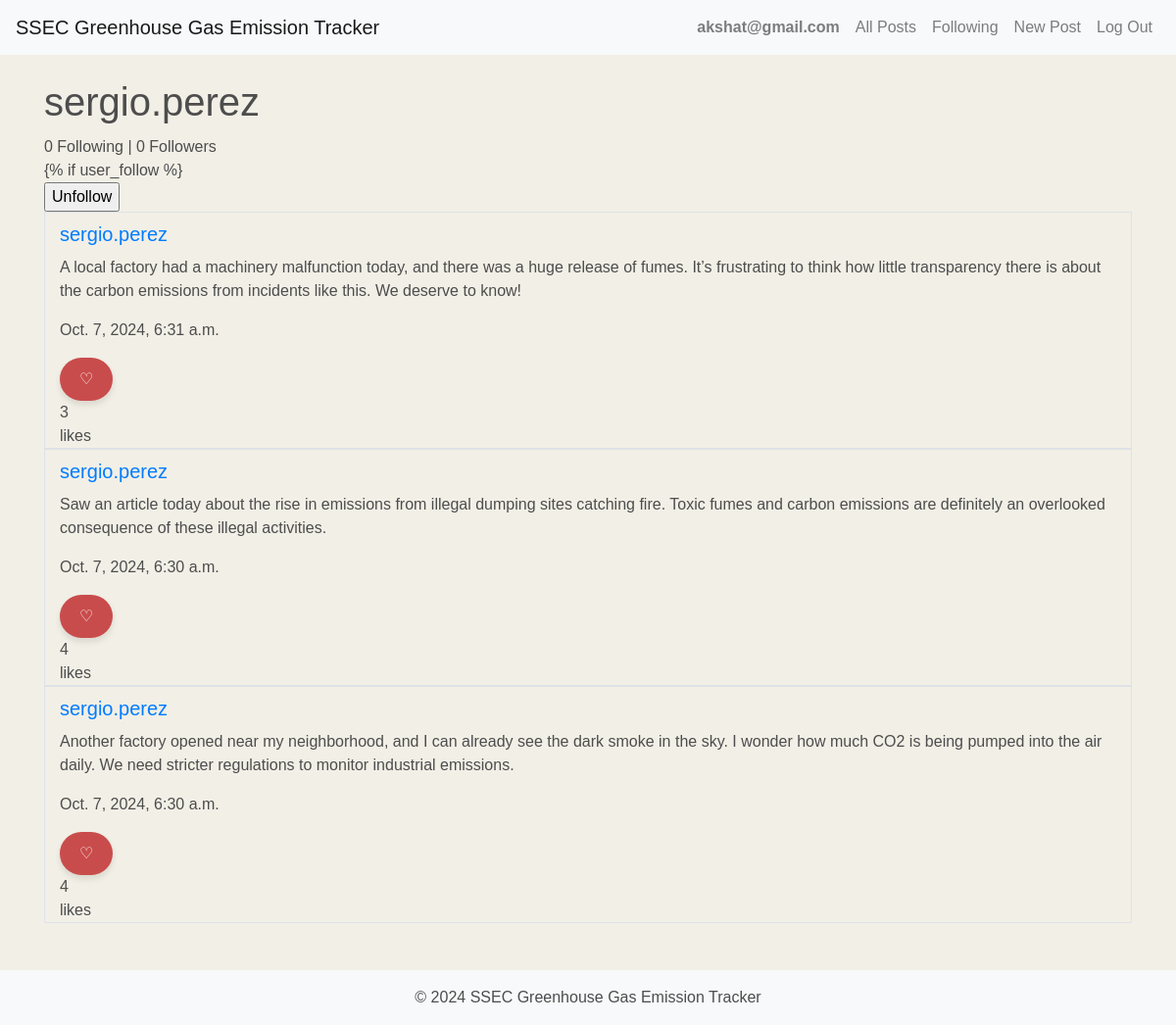
Screenshot of /profile/8 (signed in) with the database file from the repository.
### network/models.py (models this page shows, shortened)
class User(AbstractUser):
    COUNTRIES = [
        ('USA', 'United States'),
        ('CA', 'Canada'),
        ('GB', 'United Kingdom'),
        ('DE', 'Germany'),
        ('FR', 'France'),
        ('IT', 'Italy'),
        ('ES', 'Spain'),
        ('MX', 'Mexico'),
        ('IN', 'India'),
        ('CN', 'China'),
        ('JP', 'Japan'),
        ('BR', 'Brazil'),
        ('AU', 'Australia'),
        ('RU', 'Russia'),
    ]
    country = models.CharField(max_length=3, choices=COUNTRIES, default='USA')

class Post(models.Model):
    user = models.ForeignKey(User, on_delete=models.CASCADE, related_name="user_id")
    likes = models.IntegerField(default=0)
    text = models.CharField(max_length=500)
    timestamp = models.DateTimeField(null=True, auto_now_add=True)

### network/views.py (the view)
# urls.py: path("profile/<int:profile_id>", views.profile, name="profile"),
def profile(request, profile_id):
    profile_info = User.objects.get(pk=profile_id)
    post_info = Post.objects.filter(user=profile_info).order_by("-timestamp")
    p = Paginator(post_info, 10)
    page_number = request.GET.get('page')
    page_obj = p.get_page(page_number)
    follows = len(Follows.objects.filter(following=profile_info))
    followed = Follows.objects.filter(followed=profile_info)
    allikes = Like.objects.all()
    post_liked = []
    try:
        for like in allikes:
            if like.user.id == request.user.id:
                post_liked.append(like.post.id)
    except:
        post_liked = []
    check_follow = followed.filter(following=User.objects.get(pk=request.user.id))
    if len(check_follow) != 0:
        user_follow = True
    else:
        user_follow = False
    return render(request, "network/profile.html", {"profile": profile_info, "posts": page_obj,
                                                    "following": follows, "followed": followed,
                                                    "user_follow": user_follow, "likes":post_liked})

### network/templates/network/profile.html (shortened to what this page needs)
{% extends "network/layout.html" %} {% block body %}
<h1>{{ profile.username }}</h1>
<div>{{ following }} Following | {{ followed|length }} Followers</div>
{% if user.is_authenticated %} {% if request.user != profile %} {% if
user_follow %}
<form action="{% url 'unfollow' %}" method="post">
  <input type="submit" value="Unfollow" />
</form>
{% else %}
<form action="{% url 'follow' %}" method="post">
  {% csrf_token %}
  <input name="followed" type="hidden" value="{{ profile.id }}" />
  <input type="submit" value="Follow" />
</form>
{% endif %} {% endif %} {% for post in posts %}
<div class="border container">
  <h5>
    <a href="{% url 'profile' post.user.id %}">{{ post.user.username }}</a>
  </h5>
  <p id="text_{{ post.id }}">{{ post.text }}</p>
  <p>{{ post.timestamp }}</p>
  {% if request.user == post.user %}
  <button
    type="button"
    class="btn btn-primary"
    data-bs-toggle="modal"
    data-bs-target="#edit_post_{{ post.id }}"
  >
    Edit
  </button>
  <div
    class="modal fade"
    id="edit_post_{{ post.id }}"
    tabindex="-1"
    role="dialog"
    aria-labelledby="edit_post_{{ post.id }}_label"
    aria-hidden="true"
  >
    <div class="modal-dialog" role="document">
      <div class="modal-content">
        <div class="modal-header">
          <h5 class="modal-title">Edit Post</h5>
          <button
            type="button"
            class="btn-close"
            data-bs-dismiss="modal"
            aria-label="Close"
          ></button>
        </div>
        <div class="modal-body">
          <textarea
            cols="50"
            rows="10"
            id="new_text_{{ post.id }}"
            name="new_text"
          >
{{ post.text }}</textarea
          >
        </div>
        <div class="modal-footer">
          <button
            type="button"
            class="btn btn-primary"
            onclick="text_change({{ post.id }})"
          >
            Save changes
          </button>
          <button
            type="button"
            class="btn btn-secondary"
            data-bs-dismiss="modal"
          >
            Close
          </button>
        </div>
      </div>
    </div>
  </div>
  {% else %} {% if user.is_authenticated %} {% if post.id in likes %}
  <button class="red" id="like_{{ post.id }}" onclick="unlike({{ post.id }})">
    ♡
  </button>
  {% else %}
  <button id="like_{{ post.id }}" onclick="like({{ post.id }})">♡</button>
  {% endif %} {% endif %} {% endif %}
  <div id="likes_{{ post.id }}">{{ post.likes }}</div>
  <div>likes</div>
</div>
{% endfor %}
{% endblock %}

### network/templates/network/layout.html (shortened to what this page needs)
{% load static %}
<!DOCTYPE html>
<html lang="en">
  <head>
    <link
      rel="stylesheet"
      href="https://stackpath.bootstrapcdn.com/bootstrap/4.4.1/css/bootstrap.min.css"
    />
    <link href="{% static 'network/styles.css' %}" rel="stylesheet" />
  </head>
  <body>
    <nav class="navbar navbar-expand-lg navbar-light bg-light">
      <a class="navbar-brand" href="{% url 'index' %}"
        >SSEC Greenhouse Gas Emission Tracker</a
      >
      <div class="collapse navbar-collapse" id="navbarNav">
        <ul class="navbar-nav ml-auto">
          {% if user.is_authenticated %}
          <li class="nav-item">
            <a class="nav-link" href="{% url 'profile' user.id %}"
              ><strong>{{ user.username }}</strong></a
            >
          </li>
          {% endif %}
          <li class="nav-item">
            <a class="nav-link" id="view_post">All Posts</a>
          </li>
          {% if user.is_authenticated %}
          <li class="nav-item">
            <a class="nav-link" href="{% url 'following' %}">Following</a>
          </li>
          <li class="nav-item">
            <a class="nav-link" href="{% url 'new_post' %}">New Post</a>
          </li>
          <li class="nav-item">
            <a class="nav-link" href="{% url 'logout' %}">Log Out</a>
          </li>
          {% endif %}
        </ul>
      </div>
    </nav>
    <div class="container mt-4">
      <div class="content">
        {% block body %}{% endblock %}
      </div>
    </div>
    <footer class="bg-light text-center text-lg-start mt-5">
      <div class="text-center p-3">
        © 2024 SSEC Greenhouse Gas Emission Tracker
      </div>
    </footer>
  </body>
</html>

### static/network/styles.css (style rules this page uses)
body { margin: 0; padding: 0; font-family: 'Poppins', sans-serif; background-color: #f2efe6; color: #4d4d4d; position: relative; }
.border { border-style: solid; border-color: #8b5e34; border-width: 2px; }
button { padding: 10px 20px; border-radius: 25px; background-color: #5a9367; color: white; border: none; font-size: 16px; cursor: pointer; box-shadow: 0 4px 6px rgba(0, 0, 0, 0.1); transition: background-color 0.3s ease, transform 0.3s ease; }
.red { background-color: #c94c4c; }
button, .map-container { transition: all 0.3s ease; }
h1, h2, h3, h4, h5, h6 { color: #4d4d4d; font-family: 'Poppins', sans-serif; margin: 10px 0; }
body::before { content: ''; position: absolute; top: 0; left: 0; width: 100%; height: 100%; background: url('https://www.transparenttextures.com/patterns/wood.png'); opacity: 0.05; z-index: -1; }

### rows the page displays
User: username "akshat@gmail.com"
User: username "sergio.perez"
Post: user.username "sergio.perez", text "A local factory had a machinery malfunction today, and there was a huge release of fumes. It’s frustrating to think how little transparency there is about the carbon emissions from incidents like this. We deserve to know!", timestamp "Oct. 7, 2024, 6:31 a.m.", likes "3"
Post: user.username "sergio.perez", text "Saw an article today about the rise in emissions from illegal dumping sites catching fire. Toxic fumes and carbon emissions are definitely an overlooked consequence of these illegal activities.", timestamp "Oct. 7, 2024, 6:30 a.m.", likes "4"
Post: user.username "sergio.perez", text "Another factory opened near my neighborhood, and I can already see the dark smoke in the sky. I wonder how much CO2 is being pumped into the air daily. We need stricter regulations to monitor industrial emissions.", timestamp "Oct. 7, 2024, 6:30 a.m.", likes "4"

### other values shown
{{ following }} "0"
{{ followed|length }} "0"
